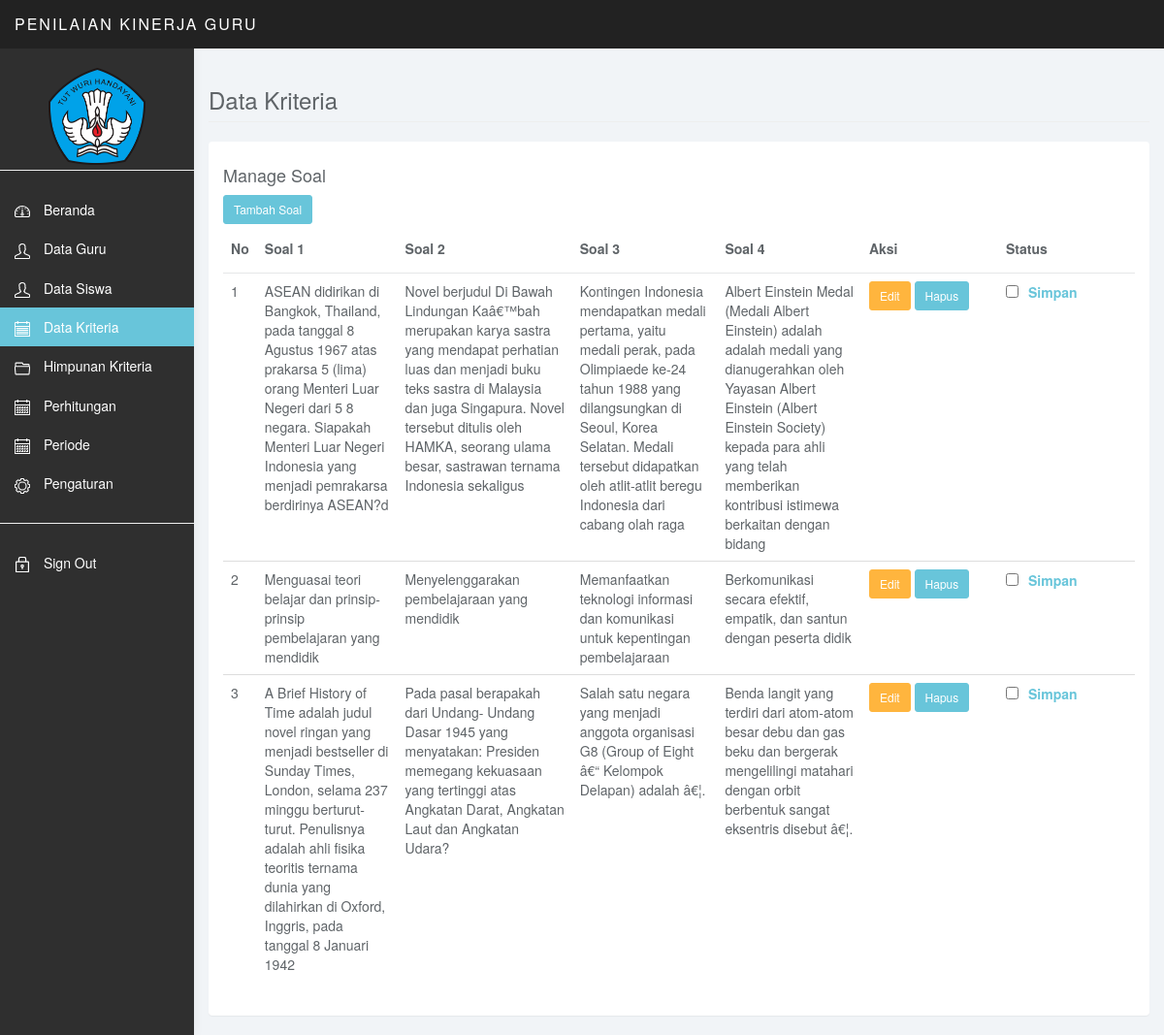
Page /admin/?ap=kriteria&proses=1 (signed in) on the committed database.
### tables this page shows
CREATE TABLE `tb_soal` (
  `id_soal` int(11) NOT NULL,
  `q1` varchar(250) NOT NULL,
  `q2` varchar(250) NOT NULL,
  `q3` varchar(250) NOT NULL,
  `q4` varchar(250) NOT NULL,
  `status` varchar(50) NOT NULL
);

### admin/aplikasi/kriteria/index.php (the view, shortened to what this page needs)
<div class="row">
			<div class="col-lg-12">
				<?php if (!isset($_GET['ap']) && $_GET['ap']) {
					?>
					<?php
				} ?><h3 class="page-header"><a style="color:#5f6468 !important; cursor: default; text-decoration: none;" href="?ap=kriteria">Data Kriteria</a></h3>
			</div>
		</div>
<?php
	if (isset($_GET['proses'])) {
		if($_GET['proses']==1){
		?>
		<div class="row manage" style="height: 100vh">
			<div class="col-md-12">
				<div class="panel panel-default">
					<div class="panel-body">
						<h4>Manage Soal</h4>
						<a href="?ap=kriteria&tambah=1" class="btn btn-primary btn-sm" >Tambah Soal</a>
						<table class="table">
							<thead>
								<tr>
								<th>No</th>
								<th>Soal 1</th>
								<th>Soal 2</th>
								<th>Soal 3</th>
								<th>Soal 4</th>
								<th>Aksi</th>
								<th>Status</th>
								</tr>
							</thead>
							<tbody>
								<?php
								$no=0;
								$query = "select * from tb_soal";
								$hasil=mysql_query($query) or die("");
								while ($data = mysql_fetch_array($hasil)) {
									$no++;
									$id=$data['id_soal'];
								echo "<tr>";
								echo "<td>".$no."</td>";
								echo "<td>".$data['q1']."</td>";
								echo "<td>".$data['q2']."</td>";
								echo "<td>".$data['q3']."</td>";
								echo "<td>".$data['q4']."</td>";
								?>
								<td style="width: 15%;"><a <?php echo 'href=?ap=kriteria&edit='.$id.''?> class="btn btn-warning btn-sm" id="btn-todo">Edit</a>
								<?php
								echo '<a href=?ap=kriteria&delete='.$id.' class="btn btn-primary btn-sm" id="btn-todo">Hapus';
								?>
								<?php
								echo "</td>";
								?>
								<form action="?ap=kriteria&statuse=1" method="post">
								<td style="width: 15%">
								<?php
								if (!$data['status']) {
									?>
									<input type="checkbox" name="status" value="1">
									<?php
								}
								?>
								<input style="color: #68c5da; background: none; border:none; font-weight: 600" type="submit" name="submit" value="Simpan">
								</td>
								<?php?></form><?php
								echo"</tr>";
							}
								?>
							</tbody>
						</table>
					</div>
				</div>
			</div>
		</div>
		<?php
		}
	}?>

### admin/css/styles.css (style rules this page uses)
body { background: #f1f4f7; padding-top: 50px; color: #5f6468; }
a, a:hover, a:focus { color: #F24464; }
h1, h2, h3, h4, h5, h6 { color: #5f6468; }
h3, h4 { font-weight: 300; }
.btn-primary, .btn-primary:hover, .btn-primary:focus, .btn-primary:active, .btn-primary.active, .open > .dropdown-toggle.btn-primary, .btn-primary.disabled, .btn-primary[disabled], fieldset[disabled] .btn-primary, .btn-primary.disabled:hover, .btn-primary[disabled]:hover, fieldset[disabled] .btn-primary:hover, .btn-primary.disabled:focus, .btn-primary[disabled]:focus, fieldset[disabled] .btn-primary:focus, .btn-primary.disabled:active, .btn-primary[disabled]:active, fieldset[disabled] .btn-primary:active, .btn-primary.disabled.active, .btn-primary[disabled].active, fieldset[disabled] .btn-primary.active { background-color: #F24464; border-color: #F24464; }
.btn-warning, .btn-warning:hover, .btn-warning:focus, .btn-warning:active, .btn-warning.active, .open > .dropdown-toggle.btn-warning, .btn-warning.disabled, .btn-warning[disabled], fieldset[disabled] .btn-warning, .btn-warning.disabled:hover, .btn-warning[disabled]:hover, fieldset[disabled] .btn-warning:hover, .btn-warning.disabled:focus, .btn-warning[disabled]:focus, fieldset[disabled] .btn-warning:focus, .btn-warning.disabled:active, .btn-warning[disabled]:active, fieldset[disabled] .btn-warning:active, .btn-warning.disabled.active, .btn-warning[disabled].active, fieldset[disabled] .btn-warning.active { background-color: #ffb53e; border-color: #ffb53e; }
.panel { border: 0; }
.table { background: #fff; }
.table>thead>tr>th { border-bottom: 1px solid #e6e7e8; vertical-align: middle; height: 50px; }

### admin/index.php (style rules this page uses)
.btn-primary { background: #68c5da !important; border-color: #68c5da !important; }
a, a:hover, a:focus { color: white !important; }

### rows in the picture
tb_soal: q1 "ASEAN didirikan di Bangkok, Thailand, pada tanggal 8 Agustus 1967 atas prakarsa 5 (lima) orang Menteri Luar Negeri dari 5 8 negara. Siapakah Menteri Luar Negeri Indonesia yang menjadi pemrakarsa berdirinya ASEAN?d", q2 "Novel berjudul Di Bawah Lindungan Kaâ€™bah merupakan karya sastra yang mendapat perhatian luas dan menjadi buku teks sastra di Malaysia dan juga Singapura. Novel tersebut ditulis oleh HAMKA, seorang ulama besar, sastrawan ternama Indonesia sekaligus", q3 "Kontingen Indonesia mendapatkan medali pertama, yaitu medali perak, pada Olimpiaede ke-24 tahun 1988 yang dilangsungkan di Seoul, Korea Selatan. Medali tersebut didapatkan oleh atlit-atlit beregu Indonesia dari cabang olah raga", q4 "Albert Einstein Medal (Medali Albert Einstein) adalah adalah medali yang dianugerahkan oleh Yayasan Albert Einstein (Albert Einstein Society) kepada para ahli yang telah memberikan kontribusi istimewa berkaitan dengan bidang"
tb_soal: q1 "Menguasai teori belajar dan prinsip-prinsip pembelajaran yang mendidik", q2 "Menyelenggarakan pembelajaraan yang mendidik", q3 "Memanfaatkan teknologi informasi dan komunikasi untuk kepentingan pembelajaraan", q4 "Berkomunikasi secara efektif, empatik, dan santun dengan peserta didik"
tb_soal: q1 "A Brief History of Time adalah judul novel ringan yang menjadi bestseller di Sunday Times, London, selama 237 minggu berturut-turut. Penulisnya adalah ahli fisika teoritis ternama dunia yang dilahirkan di Oxford, Inggris, pada tanggal 8 Januari 1942", q2 "Pada pasal berapakah dari Undang- Undang Dasar 1945 yang menyatakan: Presiden memegang kekuasaan yang tertinggi atas Angkatan Darat, Angkatan Laut dan Angkatan Udara?", q3 "Salah satu negara yang menjadi anggota organisasi G8 (Group of Eight â€“ Kelompok Delapan) adalah â€¦.", q4 "Benda langit yang terdiri dari atom-atom besar debu dan gas beku dan bergerak mengelilingi matahari dengan orbit berbentuk sangat eksentris disebut â€¦."
